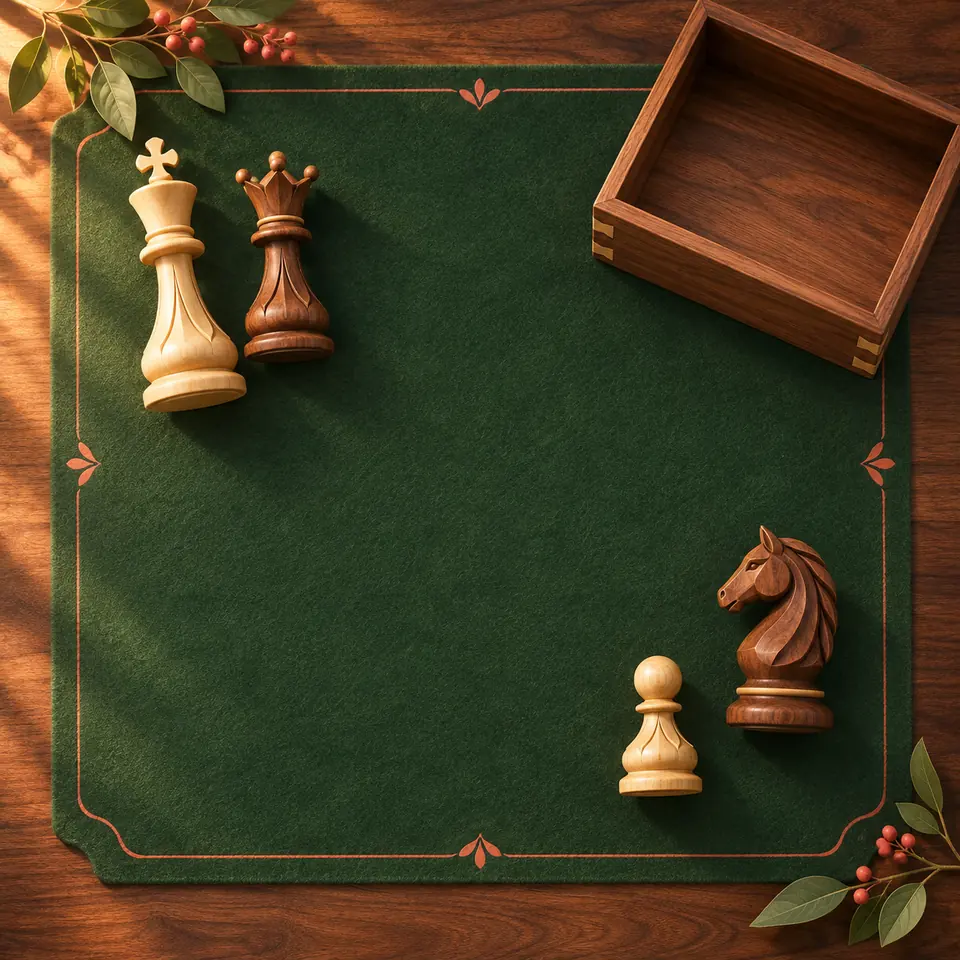
#> input picture design/direcciones/D1-taller-de-fieltro/mood.webp, 960 x 960 px
$ python process-tabletop-renders.py direcciones/D1-taller-de-fieltro/mood.webp direcciones/D1-taller-de-fieltro/mockup-chess.png direcciones/D1-taller-de-fieltro/mockup-chess.png
#> lines starting #> are read from the running program, lines starting #| are printed output that depends on the picture; after the words box and inside, x2 and y2 are one past the last pixel; in counts of white or black regions, pixels touching at a corner belong together
"""Normaliza hojas PNG de fichas/dados a masters transparentes y WebP móviles.

Uso:
  python design/process-tabletop-renders.py checkers.png backgammon.png dice.png
"""
from __future__ import annotations

import json
import sys
from pathlib import Path

from PIL import Image

ROOT = Path(__file__).resolve().parent.parent
DATE = "2026-11-08"


def alpha_bbox(image: Image.Image) -> tuple[int, int, int, int]:
    alpha = image.getchannel("A").point(lambda value: 0 if value < 20 else 255)
    bbox = alpha.getbbox()
    if bbox is None:
        raise ValueError("Celda sin píxeles opacos")
    return bbox


def normalize(cell: Image.Image, target_width: int, baseline: int = 470) -> Image.Image:
    cell = cell.convert("RGBA")
    alpha = cell.getchannel("A").point(lambda value: 0 if value < 20 else value)
    cell.putalpha(alpha)
    left, top, right, bottom = alpha_bbox(cell)
    crop = cell.crop((left, top, right, bottom))
    scale = min(target_width / crop.width, 420 / crop.height)
    size = (round(crop.width * scale), round(crop.height * scale))
    crop = crop.resize(size, Image.Resampling.LANCZOS)
    canvas = Image.new("RGBA", (512, 512), (0, 0, 0, 0))
    canvas.alpha_composite(crop, ((512 - crop.width) // 2, baseline - crop.height))
    alpha = canvas.getchannel("A").point(lambda value: 0 if value < 20 else value)
    canvas.putalpha(alpha)
    return canvas


def remove_detached_floor_reflection(image: Image.Image) -> Image.Image:
    """Elimina solo un reflejo separado por aire, nunca la base de la ficha."""
    image = image.copy()
    alpha = image.getchannel("A")
    occupied = [any(alpha.getpixel((x, y)) >= 20 for x in range(image.width)) for y in range(image.height)]
    gap_start = None
    for y in range(1, image.height - 8):
        if occupied[y - 1] and not occupied[y]:
            gap_start = y
        if gap_start is not None and y - gap_start >= 8 and occupied[y]:
            for clear_y in range(gap_start, image.height):
                for x in range(image.width):
                    alpha.putpixel((x, clear_y), 0)
            image.putalpha(alpha)
            return image
        if occupied[y]:
            gap_start = None
    return image


def export(image: Image.Image, master: Path, webp: Path) -> None:
    master.parent.mkdir(parents=True, exist_ok=True)
    webp.parent.mkdir(parents=True, exist_ok=True)
    image.save(master, "PNG", optimize=True)
    mobile = image.resize((256, 256), Image.Resampling.LANCZOS)
    alpha = mobile.getchannel("A").point(lambda value: 0 if value < 20 else value)
    mobile.putalpha(alpha)
    for quality in (92, 86, 80, 74):
        mobile.save(webp, "WEBP", quality=quality, method=6, exact=True)
        if webp.stat().st_size <= 30_000:
            return
    raise ValueError(f"WebP supera 30 KB: {webp}")


def grid(path: Path, columns: int, rows: int) -> list[Image.Image]:
    image = Image.open(path).convert("RGBA")
    width, height = image.size
    x = [round(index * width / columns) for index in range(columns + 1)]
    y = [round(index * height / rows) for index in range(rows + 1)]
    return [image.crop((x[column], y[row], x[column + 1], y[row + 1])) for row in range(rows) for column in range(columns)]


def record(assets: list[dict], ident: str, master: Path, webp: Path, purpose: str, prompt: str | None) -> None:
    assets.extend([
        {"id": f"tabletop-master-{ident}", "path": str(master.relative_to(ROOT)).replace("\\", "/"), "purpose": f"Master PNG {purpose}", "tool": "image_gen + Pillow 3.14", "prompt": prompt, "date": DATE, "dimensions": "512x512 RGBA", "bytes": master.stat().st_size},
        {"id": f"tabletop-{ident}", "path": str(webp.relative_to(ROOT)).replace("\\", "/"), "purpose": f"Activo móvil {purpose}", "tool": "Pillow 3.14", "prompt": None, "date": DATE, "dimensions": "256x256 WebP con alfa", "bytes": webp.stat().st_size},
    ])


def main() -> None:
    if len(sys.argv) != 4:
        raise SystemExit("Uso: process-tabletop-renders.py checkers.png backgammon.png dice.png")
    checkers, backgammon, dice = map(Path, sys.argv[1:])
    outputs: list[tuple[str, Image.Image, Path, Path, str, str]] = []
    # Orden de la hoja de damas: man clara, man oscura, king clara, king oscura.
    for ident, cell in zip(("wman", "bman", "wking", "bking"), grid(checkers, 2, 2), strict=True):
        image = normalize(cell, 430)
#> in normalize, `cell = cell.convert("RGBA")`:
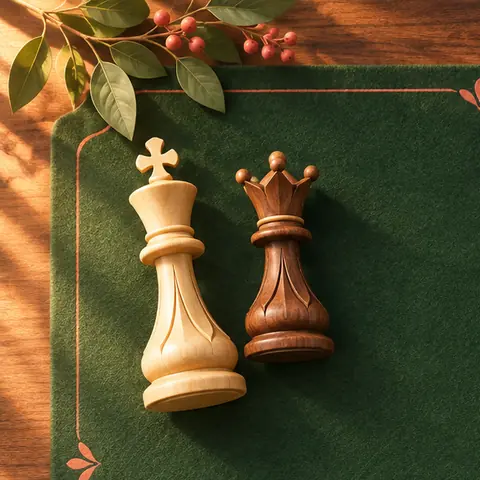
#> cell: PIL image 480x480 RGBA; mean R, G, B, A 90.5, 77.6, 43.4, 255
#> in normalize, `alpha = cell.getchannel("A").point(lambda value: 0 if value < 20 else ..`: alpha: PIL image 480x480 L; every value is 255
#> in alpha_bbox, `bbox = alpha.getbbox()`: bbox = (0, 0, 480, 480)
#> in normalize, `left, top, right, bottom = alpha_bbox(cell)`: left = 0; right = 480
#> in normalize, `canvas = Image.new("RGBA", (512, 512), (0, 0, 0, 0))`: canvas: PIL image 512x512 RGBA; every value is 0
#> in normalize, `alpha = canvas.getchannel("A").point(lambda value: 0 if value < 20 els..`:
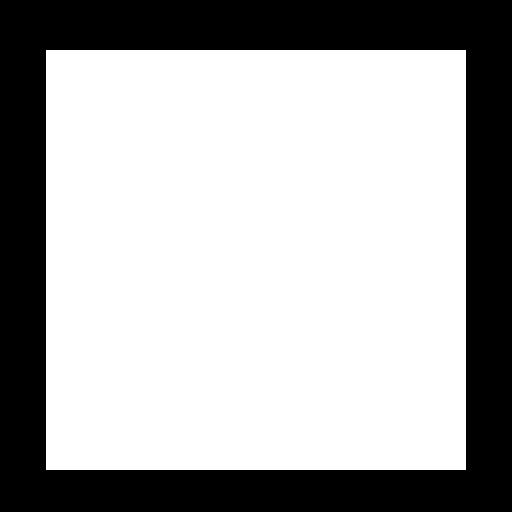
#> alpha: PIL image 512x512 L; 67.3% white; 1 black region, box (x1, y1, x2, y2) and area: (0, 0, 512, 512) 85744
        if ident in {"wman", "bman"}:
            image = remove_detached_floor_reflection(image)
#> in remove_detached_floor_reflection, `occupied = [any(alpha.getpixel((x, y)) >= 20 for x in range(image.widt..`: occupied = 512 items, first 6: False, False, False, False, False, False
        outputs.append((ident, image, ROOT / "design/masters/checkers" / f"{ident}.png", ROOT / "public/assets/checkers" / f"{ident}.webp", "ficha de damas 3D de madera", "Cuatro fichas de damas de arce/nogal: normales y coronadas con dos discos e inlay coral, luz suave arriba-izquierda, fondo transparente"))
    # Orden: checker claro, checker oscuro.
    for ident, cell in zip(("w-checker", "b-checker"), grid(backgammon, 2, 1), strict=True):
#> call 2 of grid, with columns = 2, rows = 1
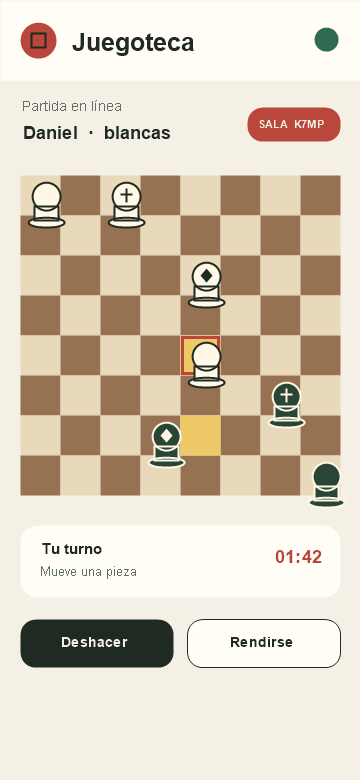
#> input picture design/direcciones/D1-taller-de-fieltro/mockup-chess.png, 360 x 780 px
#> in grid, image is the input picture: PIL image 360x780 RGBA; mean R, G, B, A 217.4, 205.2, 188, 255
        outputs.append((ident, normalize(cell, 430), ROOT / "design/masters/backgammon" / f"{ident}.png", ROOT / "public/assets/backgammon" / f"{ident}.webp", "ficha cenital de backgammon 3D de madera", "Dos fichas cenitales de backgammon, arce claro y nogal oscuro, surcos concéntricos, luz arriba-izquierda, fondo transparente"))
#> in normalize (call 5), `cell = cell.convert("RGBA")`:
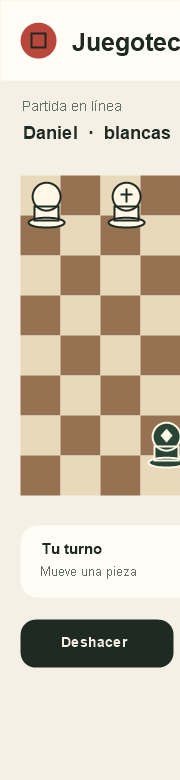
#> cell: PIL image 180x780 RGBA; mean R, G, B, A 212.1, 201.2, 184.5, 255
#> in normalize (call 5), `alpha = cell.getchannel("A").point(lambda value: 0 if value < 20 else ..`: alpha: PIL image 180x780 L; every value is 255
#> in normalize (call 5), `left, top, right, bottom = alpha_bbox(cell)`: right = 180; bottom = 780
#> in normalize (call 5), `alpha = canvas.getchannel("A").point(lambda value: 0 if value < 20 els..`:
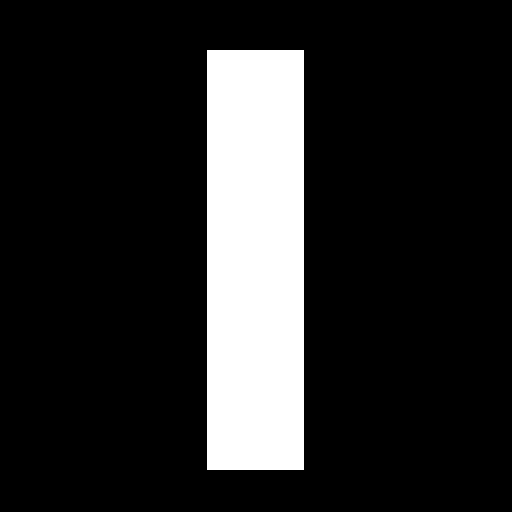
#> alpha: PIL image 512x512 L; 15.5% white; 1 white region, box (x1, y1, x2, y2) and area: (207, 50, 304, 470) 40740
    for number, cell in enumerate(grid(dice, 3, 2), start=1):
        ident = f"dice-{number}"
#> ident = 'dice-1'
        outputs.append((ident, normalize(cell, 360), ROOT / "design/masters/backgammon" / f"{ident}.png", ROOT / "public/assets/backgammon" / f"{ident}.webp", "cara de dado 3D de marfil", "Seis caras de dado de arce marfil, puntos de nogal correctos, bordes redondeados, luz arriba-izquierda, fondo transparente"))
#> in normalize (call 7), `cell = cell.convert("RGBA")`:
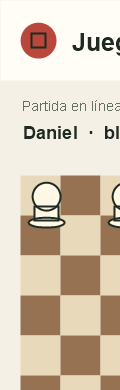
#> cell: PIL image 120x390 RGBA; mean R, G, B, A 215.8, 201, 182.5, 255
#> in normalize (call 7), `alpha = cell.getchannel("A").point(lambda value: 0 if value < 20 else ..`: alpha: PIL image 120x390 L; every value is 255
#> in normalize (call 7), `left, top, right, bottom = alpha_bbox(cell)`: right = 120; bottom = 390
#> in normalize (call 7), `alpha = canvas.getchannel("A").point(lambda value: 0 if value < 20 els..`: alpha: PIL image 512x512 L; 20.7% white; 1 white region, box (x1, y1, x2, y2) and area: (191, 50, 320, 470) 54180
    for _, image, master, webp, _, _ in outputs:
        export(image, master, webp)
#> this loop made 12 passes
#> pass 2, in export (call 2), `mobile = image.resize((256, 256), Image.Resampling.LANCZOS)`:
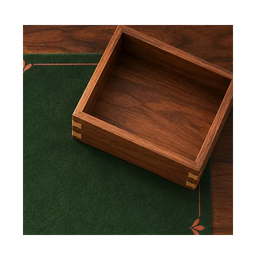
#> mobile: PIL image 256x256 RGBA; mean R, G, B, A 44.3, 32.7, 18.2, 171.6; transparent parts drawn white
    manifest_path = ROOT / "design/asset-manifest.json"
#> (the run stopped early here; a loop or call above may not have finished)
